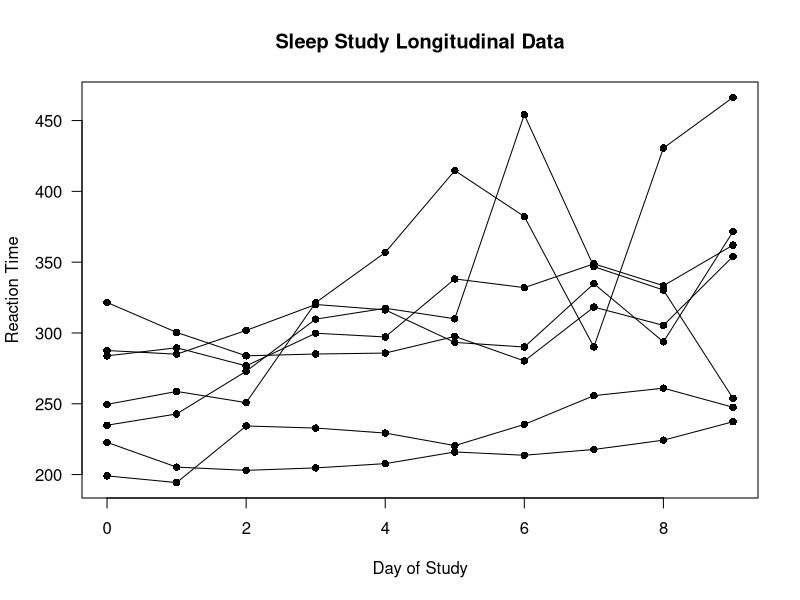
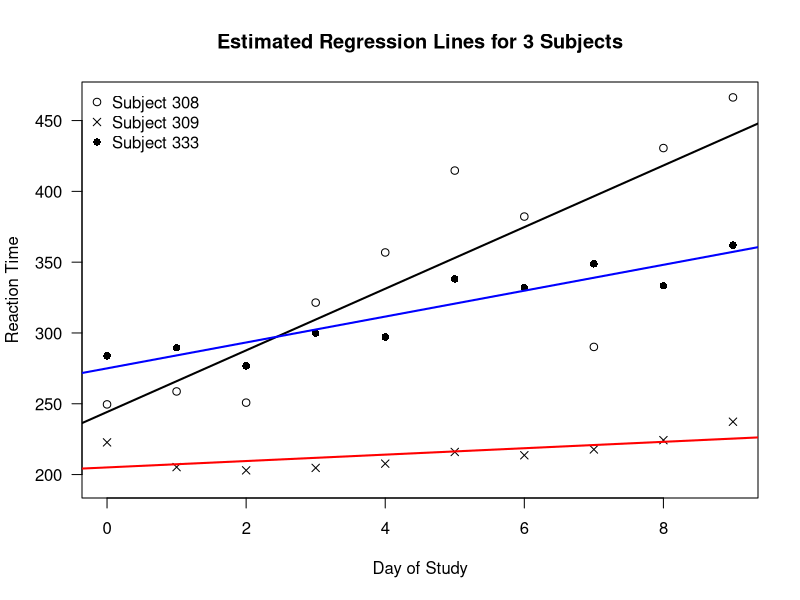
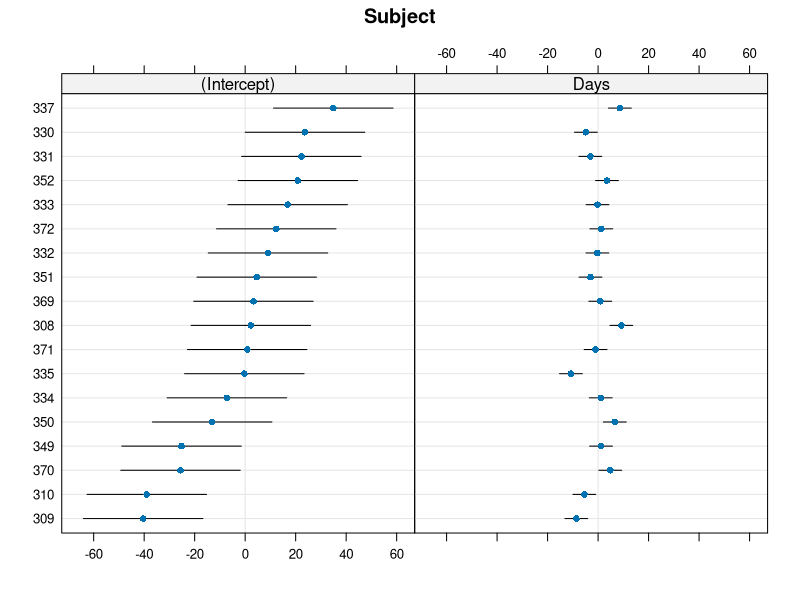
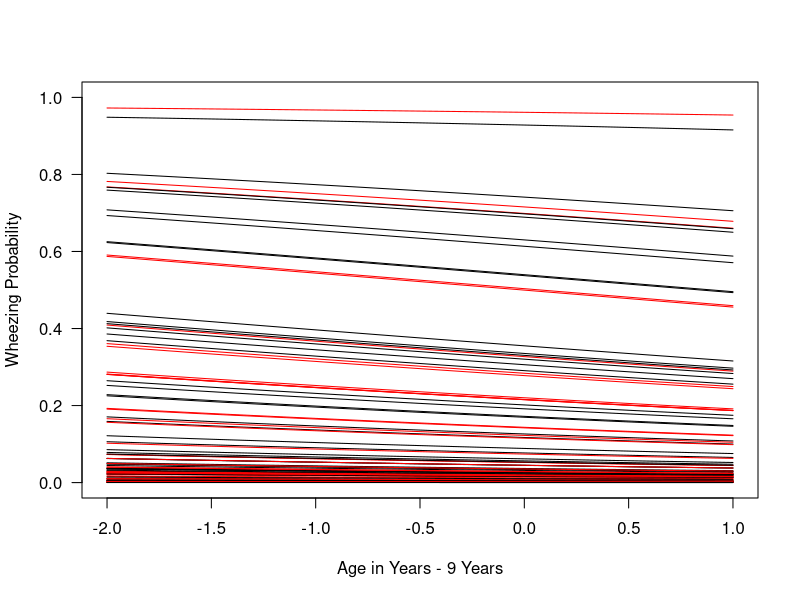

Write the R code that produced these figures, in order.
## ---- chunk 1
library(lme4)
data(sleepstudy)
ids <- unique(sleepstudy$Subject)

plot(sleepstudy$Days, sleepstudy$Reaction, type="n",
     ylab="Reaction Time", xlab="Day of Study", las=1,
     main="Sleep Study Longitudinal Data")
for(k in 1:7) {
    ind <- sleepstudy$Subject == ids[k]
    lines(sleepstudy$Days[ind], sleepstudy$Reaction[ind])
    points(sleepstudy$Days[ind], sleepstudy$Reaction[ind], pch=16)
}
## ---- chunk 2
pc <- c(1,4,3,4,5,6,16)
cls <- c("black", "red", "black", "black","black","black", "blue")
plot(sleepstudy$Days, sleepstudy$Reaction, type="n",
     ylab="Reaction Time", xlab="Day of Study", las=1,
     main="Estimated Regression Lines for 3 Subjects")
for(k in c(1,2,7)) {
  ind <- sleepstudy$Subject == ids[k]
  points(sleepstudy$Days[ind], sleepstudy$Reaction[ind], pch=pc[k])
  tmp <- lm(Reaction ~ Days, data=sleepstudy[sleepstudy$Subject==ids[k],])
  abline(tmp$coef[1], tmp$coef[2], col=cls[k], lwd=2)
}
legend("topleft", legend=c("Subject 308", "Subject 309", "Subject 333"), pch=c(1,4,16),
       bty='n')
## ---- chunk 3
data(sleepstudy) 
dim(sleepstudy) # 18 individuals, each with 10 observations
sleepstudy[1:20,] # Data from the subjects with ids: 308 and 309
## ---- chunk 4
lmm.sleep.intercept <- lmer(Reaction ~ Days + (1|Subject), data = sleepstudy)
## ---- chunk 5
x.mat <- model.matrix(lmm.sleep.intercept)
## This design matrix should have an intercept column
## and a column which stores the "Days" variable
x.mat[1:5,]
## ---- chunk 6
## Use argument type = "random" to get random-effects design matrix
z.mat <- model.matrix(lmm.sleep.intercept, type="random")
z.mat[1:20,] # The . values in zmat correspond to zeros
## ---- chunk 7
summary(lmm.sleep.intercept)
## ---- chunk 8
lmm.sleep.slope <- lmer(Reaction ~ Days + (Days|Subject), data = sleepstudy)
## ---- chunk 9
x.mat2 <- model.matrix(lmm.sleep.slope)
## This design matrix should be the same as that from lmm.sleep.intercept
x.mat2[1:5,]
## ---- chunk 10
## Use argument type = "random" to get random-effects design matrix
z.mat2 <- model.matrix(lmm.sleep.slope, type="random")
z.mat2[1:20,] # The . values in zmat2 correspond to zeros
## ---- chunk 11
summary(lmm.sleep.slope)
## ---- chunk 12
coef( summary(lmm.sleep.slope) )
## ---- chunk 13
VarCorr( lmm.sleep.slope )

## using as.numeric( VarCorr( lmm.sleep.slope ) ) will give
## the value of the estimated variance

#as.numeric( VarCorr( lmm.sleep.slope ) )

#sqrt( as.numeric( VarCorr( lmm.sleep.slope ) ) )
## ---- chunk 14
blups.slope <- ranef( lmm.sleep.slope )
## ---- chunk 15
library(lattice)
dotplot(blups.slope)
## This plots things sorted by individual-specific estimates of intercepts
## ---- chunk 16
ranef.df <- as.data.frame( blups.slope)
head(ranef.df)
## ---- chunk 17
library(geepack)
## ---- chunk 18
data(ohio)
head(ohio, 12) # look at first 12 rows of ohio
## ---- chunk 19
# id is the grouping variable
ohio.intercept <- glmer(resp ~ age + smoke + (1 | id), data = ohio, family = binomial)
## ---- chunk 20
coef(summary(ohio.intercept))
## ---- chunk 21
VarCorr(ohio.intercept)
## ---- chunk 22
beta.hat <- coef(summary(ohio.intercept))[,1]
age.vec <- seq(-2, 1, length.out = 1000)
plot(0,0, type="n", xlim=c(-2,1), ylim=c(0,1), las=1,
     xlab = "Age in Years - 9 Years", ylab = "Wheezing Probability")
for(k in 1:50) {
  u.draw1 <- rnorm(1, mean=0, sd=2.34)
  u.draw2 <- rnorm(1, mean=0, sd=2.34)
  lines(age.vec, plogis(u.draw1 + beta.hat[1] + beta.hat[2]*age.vec + beta.hat[3]))
  lines(age.vec, plogis(u.draw2 + beta.hat[1] + beta.hat[2]*age.vec), col="red")
}
